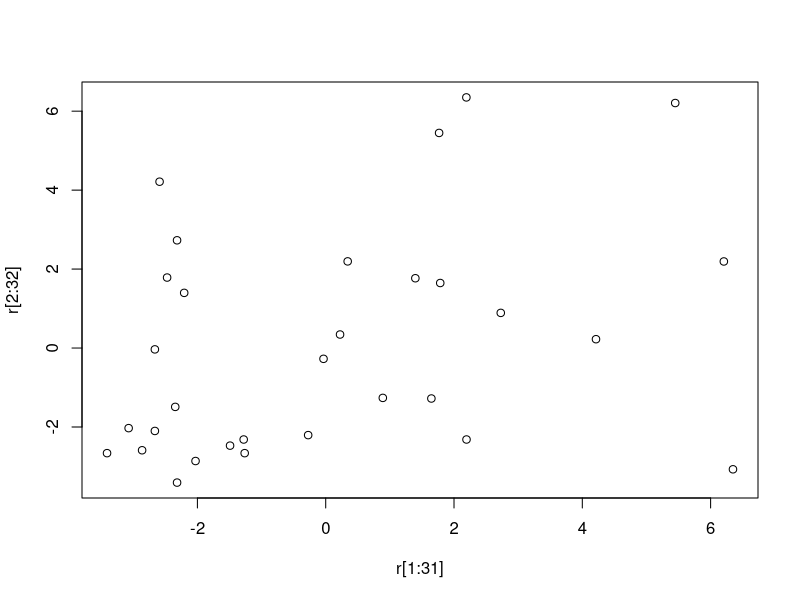

Recreate this plot in R.
#fit a regression model
model <- lm(mpg~disp+hp, data=mtcars)
s <- summary(model)

## GQ TEST
library(lmtest)
gq = gqtest(model, order.by = ~disp+hp, data = mtcars, fraction = 0.3)


## WHITE TEST
r <- model$residuals
model2 <- lm(r^2~disp + hp + disp*hp + I(disp^2) + I(hp^2), data = mtcars)
s <- summary(model2)
s$r.squared*32

bptest(model, ~ disp*hp + I(disp^2) + I(hp^2), data = mtcars)

## DW TEST
library(car)
durbinWatsonTest(model)

model <- lm(mpg ~ disp+wt, data=mtcars)
durbinWatsonTest(model)
s <- summary(model)
r <- s$residuals
plot(r[1:31],r[2:32])

## BG TEST
df <- data.frame(x1=c(3, 4, 4, 5, 8, 9, 11, 13, 14, 16, 17, 20),
                 x2=c(7, 7, 8, 8, 12, 4, 5, 15, 9, 17, 19, 19),
                  y=c(24, 25, 25, 27, 29, 31, 34, 34, 39, 30, 40, 49))


model <- lm(df$y ~df$x1+df$x2)
s <- summary(model)

bgtest(y ~ x1 + x2, order=3, data=df)

